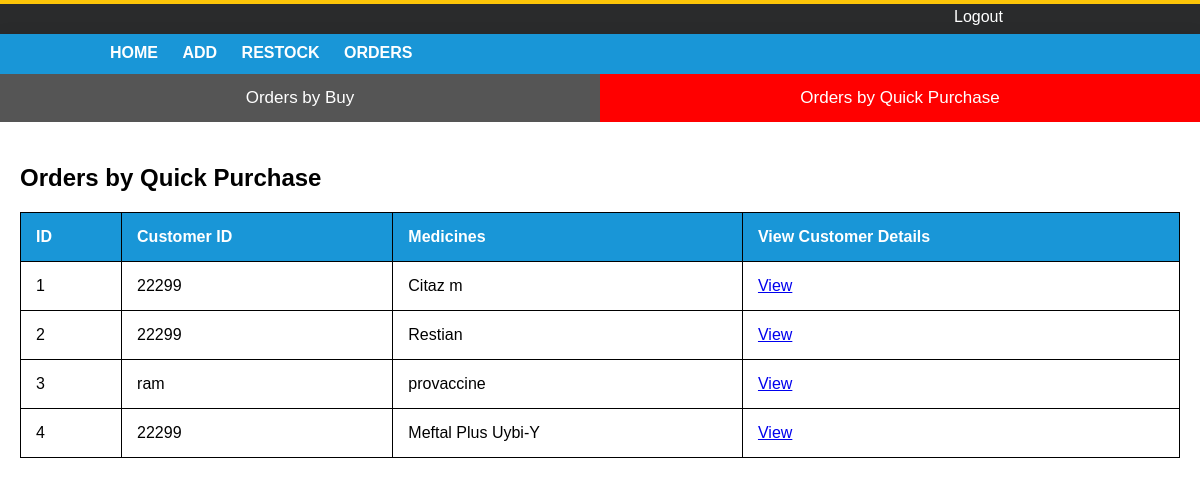
Page /SellerOrders.php (signed in) on the committed database.
### tables this page shows
CREATE TABLE `quickorder` (
  `id` int(11) NOT NULL,
  `cid` varchar(50) NOT NULL,
  `msg` varchar(50) NOT NULL
);

### SellerOrders.php (the view, shortened to what this page needs)
<?php
$servername = "localhost";
$username = "root";
$password = "";
$dbname = "drugdatabase";
$conn = new mysqli($servername, $username, $password, $dbname);
$guid = $_SESSION['currentuser'];
$quickOrderQuery = "SELECT * FROM quickorder";
$quickOrdersResult = $conn->query($quickOrderQuery);
?>
<!DOCTYPE html>
<html lang="en">
<head>
    <link rel="stylesheet" href="css/Orders.css">
</head>
<body>
<div class="main">
    <div class="topbar2">
        <div class="container1">
            <div class="logout-btn">
                <a href="Logout.php">Logout</a>
            </div>
        </div>
    </div>
    <div class="header">
        <div class="container2">
            <div class="navbar">
                <a href="SellerHomepage.php?id=<?= urlencode($guid) ?>">HOME</a>
                <a href="AddProduct.php?id=<?= urlencode($guid) ?>">ADD</a>
                <a href="AddInventory.php?id=<?= urlencode($guid) ?>">RESTOCK</a>
                <a href="SellerOrders.php?id=<?= urlencode($guid) ?>">ORDERS</a>
            </div>
        </div>
    </div>
</div>
<button class="tablink" onclick="openPage('OrdersByBuy', this, 'red')">Orders by Buy</button>
<button class="tablink" onclick="openPage('Orders2', this, 'red')" id="defaultOpen">Orders by Quick Purchase</button>
<div id="Orders2" class="tabcontent" style="margin-top:90px;">
    <h2>Orders by Quick Purchase</h2>
    <table border="1">
        <tr>
            <th>ID</th>
            <th>Customer ID</th>
            <th>Medicines</th>
            <th>View Customer Details</th>
        </tr>
        <?php while ($quickOrder = $quickOrdersResult->fetch_assoc()): ?>
        <tr>
            <td><?php echo htmlspecialchars($quickOrder['id']); ?></td>
            <td><?php echo isset($quickOrder['cid']) ? htmlspecialchars($quickOrder['cid']) : "N/A"; ?></td>
            <td><?php echo htmlspecialchars($quickOrder['msg']); ?></td>
            <td><a href="cinf.php?sid=<?php echo htmlspecialchars($quickOrder['cid']); ?>">View</a></td>
        </tr>
        <?php endwhile; ?>
    </table>
</div>
</body>
</html>

### css/Orders.css (style rules this page uses)
body { margin: 0; padding: 0; font-family: sans-serif; background-image: url("bg.png"); background-repeat: no-repeat; }
.main { margin: 0 auto; width: 100%; height: auto; }
.topbar2 { width: 100%; height: 30px; background-color: #2a2b2c; }
.container1 { width: 1000px; height: 30px; background-color: transparent; margin: 0 auto; }
.container2 { width: 1000px; height: 30px; background-color: transparent; margin: 0 auto; }
.logout-btn { width: 150px; height: 30px; float: right; }
.logout-btn a { display: block; color: white; text-decoration: none; padding: 4px; }
.header { width: 100%; height: 40px; float: left; background-color:#1996d7; box-shadow: 0 0, 0 6px 20px 0 rgba(0, 0, 0, .14); }
.navbar { width: 700px; float: left; text-align: left; padding-top:10px; padding-bottom: 10px; }
.navbar a { display: inline-block; color: white; text-decoration:none; padding: 0 10px; font-weight:bold; }
table { width: 100%; border-collapse: collapse; border: 1px solid black; }
th { border: 1px solid black; padding: 15px; text-align: left; background-color: #1996d7; color: white; }
tr,td { border: 1px solid black; padding: 15px; text-align: left; }

### SellerOrders.php (style rules this page uses)
body, html { height: 100%; margin: 0; font-family: Arial; }
.tablink { background-color: #555; color: white; float: left; border: none; outline: none; cursor: pointer; padding: 14px 16px; font-size: 17px; width: 50%; }
.tabcontent { display: none; padding: 20px; }

### rows in the picture
quickorder: id "1", cid "22299", msg "Citaz m"
quickorder: id "2", cid "22299", msg "Restian"
quickorder: id "3", cid "ram", msg "provaccine"
quickorder: id "4", cid "22299", msg "Meftal Plus Uybi-Y"
